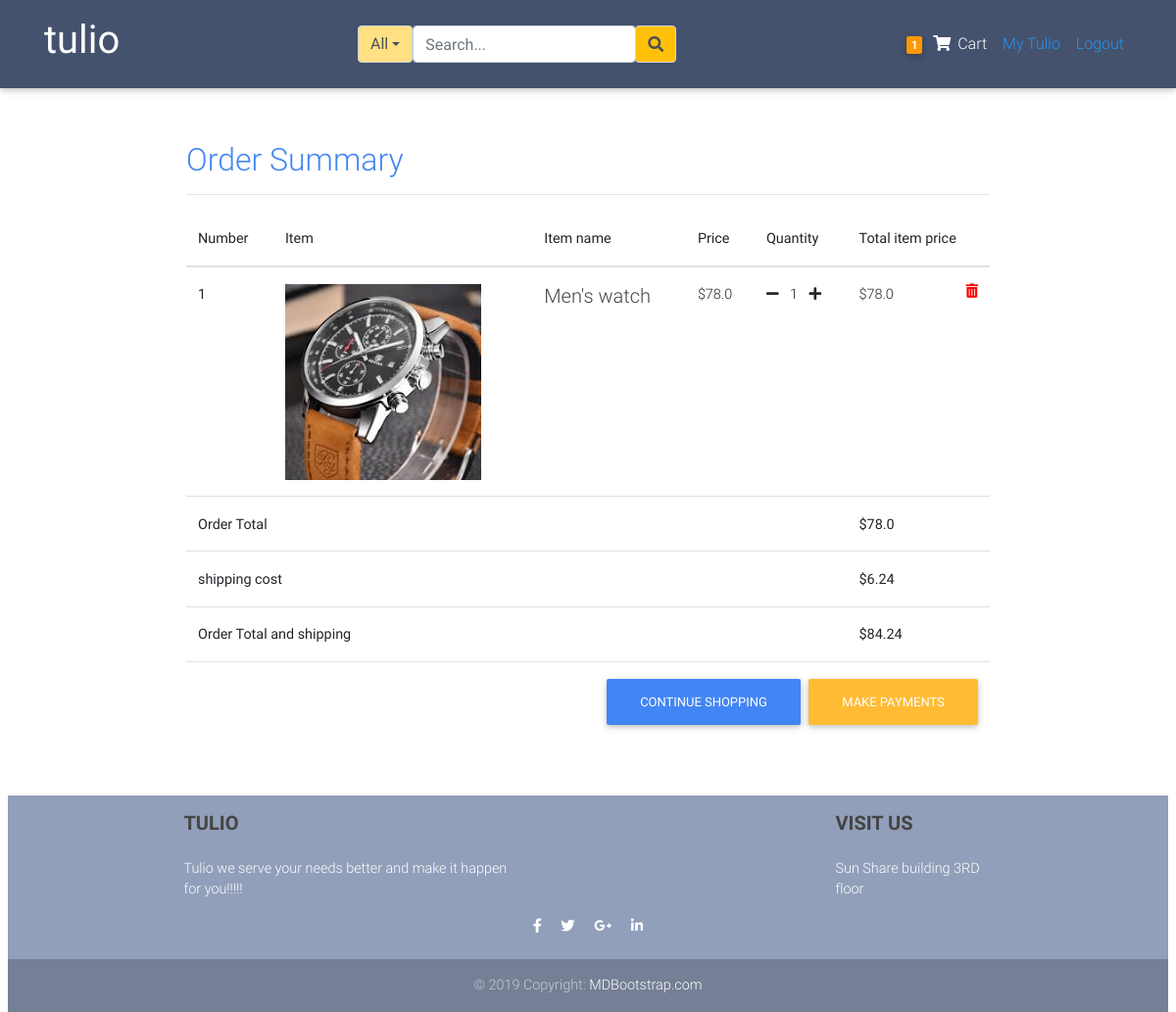
Page /order_summary/ (signed in) on the committed database.
### blogs/models.py (models this page shows, shortened)
class Order(models.Model):
	user           = models.ForeignKey(settings.AUTH_USER_MODEL,
	                        on_delete=models.CASCADE)
	items          = models.ManyToManyField(OrderItem)
	start_date     = models.DateTimeField(auto_now_add=True)
	ordered_date   = models.DateTimeField()
	ordered        = models.BooleanField(default=False)
	biling_address = models.ForeignKey("BillingAddress",
		          on_delete=models.SET_NULL, blank=True, null=True)
	payment        = models.ForeignKey("Payment",
		          on_delete=models.SET_NULL, blank=True, null=True)
	def get_total(self):
		total = 0
		for order_item in self.items.all():
			total +=order_item.get_final_price()
		return round(total,2)
	def get_shipping(self):
		shipping=0
		if self.get_total() <=10:
			shipping=self.get_total()*0.05
		elif self.get_total() >10 and self.get_total()<=20:
			shipping=self.get_total()*0.06
		elif self.get_total() >20 and self.get_total()<=100:
			shipping=self.get_total()*0.08
		else:
			shipping=self.get_total()*0.11
		return round(shipping,2)
	def get_total_and_shipping(self):
		return round((self.get_total() + self.get_shipping()),2)

class  OrderItem(models.Model):
	user     = models.ForeignKey(settings.AUTH_USER_MODEL,
	                        on_delete=models.CASCADE)
	ordered  = models.BooleanField(default=False)
	item     = models.ForeignKey(Item, on_delete=models.CASCADE)
	quantity = models.IntegerField(default=1)
	date     = models.DateTimeField(auto_now_add=True)
	def get_item_total_price(self):
		return self.quantity * self.item.price
	def get_final_price(self):
		if self.item.discount_price:
			return self.get_item_total_discount_price()
		return self.get_item_total_price()

class Item(models.Model):
	title           = models.CharField(max_length=100)
	price           = models.FloatField()
	discount_price  = models.FloatField(blank=True, null=True)
	category        = models.CharField(choices=CATEGORY_CHOICES, max_length=2)
	label           = models.CharField(choices=LABEL_CHOICES, max_length=2)
	image           = models.ImageField(upload_to='product_pictures')
	slug            = models.SlugField()
	description     = models.TextField()
	objects         = ProductManager()

### blogs/views.py (the view)
# urls.py: path('order_summary/', OrderSummaryView.as_view(), name = "order_summary" ),
class OrderSummaryView(LoginRequiredMixin,View):
	def get(self, *args, **kwargs):
		try:
			order = Order.objects.get(user=self.request.user, ordered=False)
			context = {
			'object': order
			}
			return render(self.request, "blogs/order_summary.html", context)
		except ObjectDoesNotExist:
			messages.info(self.request, "You have no items in your cart you can add items here")
			return redirect("/")

### blogs/templatetags/cart_item_count.py (called while the page is built)
@register.filter
def cart_count(user):
	if user.is_authenticated:
		query_set = Order.objects.filter(user=user, ordered=False)
		if query_set.exists():
			return query_set[0].items.count()
	return 0

### blogs/templates/blogs/order_summary.html (shortened to what this page needs)
{%extends 'blogs/layout.html'%}
{%block content%}
<main>
    <div class="col-md-12 container order_summary_tag content-section pt-2">
      <div class="table-responsive text-nowrap">
  <h2 class="text-primary">Order Summary</h2>
  <table class="table">
    <thead>
      <tr>
        <th scope="col">Number</th>
        <th scope="col">Item</th>
        <th scope="col">Item name</th>
        <th scope="col">Price</th>
        <th scope="col">Quantity</th>
        <th scope="col">Total item price</th>
      </tr>
    </thead>
    <tbody>
      {%for order_item in object.items.all %}
      <tr>
        <th scope="row">{{forloop.counter}}</th>
        <td>
        <img class="img_style" src="{{order_item.item.image.url}}">
        </td>
        <td><h5 class="bold">{{order_item.item.title}}</h5></td>
        {% if order_item.item.discount_price%}
        <td>${{order_item.item.discount_price}}</td>
        {%else%}
        <td>${{order_item.item.price}}</td>
        {%endif%}
        <td>
          <a href="{% url 'blogs:remove_single_item_from_cart' order_item.item.slug %}" >
            <i class="fas fa-minus mr-2"></i></a>
          {{order_item.quantity}}
          <a href="{% url 'blogs:add_to_cart' order_item.item.slug %}"><i class="fas fa-plus ml-2"></i></a>
        </td>
        <td>
          {% if order_item.item.discount_price%}
          ${{order_item.get_item_total_discount_price}}
          <span class="badge badge-primary">Saved ${{order_item.get_amount_saved}}</span>
          {%else%}
          ${{order_item.get_item_total_price}}
          {%endif%}
            <a style="color:red;" href="{% url 'blogs:remove_from_cart' order_item.item.slug %}" ><i class="fas fa-trash-alt float-right"></i>
            </a>
        </td>
      </tr>
      {%endfor%}
      {%if object.get_total%}
      <tr>
        <td colspan="5"><b>Order Total</b></td>
       <td><b>${{object.get_total}}</b></td>
      </tr>
      {%endif%}
      {%if object.get_shipping%}
       <tr>
        <td colspan="5"><b>shipping cost</b></td>
       <td><b>${{object.get_shipping}}</b></td>
      </tr>
      {%endif%}
      {%if object.get_total_and_shipping%}
       <tr>
        <td colspan="5"><b>Order Total  and shipping</b></td>
       <td><b>${{object.get_total_and_shipping}}</b></td>
      </tr>
      <tr>
        <td colspan="6">
          <a class="btn btn-warning float-right ml-2" href="{% url 'blogs:checkout'%}">Make Payments</a>
          <a class="btn btn-primary float-right" href="/">continue shopping</a>
        </td>
      </tr>
      {%endif%}
      <hr>
    </tbody>
  </table>
</div>
    </div>
</main>
{%endblock content%}

### blogs/templates/blogs/nav.html
{%load cart_item_count%}
<nav class="navbar fixed-top navbar-expand-lg navbar-dark mdb-color scrolling-navbar">
    <div class="container">
      <a class="navbar-brand waves-effect" href="{%url 'blogs:home' %}" target="_blank">
          <h1>
             <strong class="white-text">tulio</strong>
          </h1>
      </a>
  {%include 'blogs/search_bar.html'%}
        <ul class="navbar-nav nav-flex-icons">
          <li>
            <div class="navbar-nav">
                  <li class="nav-item">
                      <a href="{%url 'blogs:order_summary'%}" class="nav-link waves-effect">
                        <span class="badge orange z-depth-1 mr-1"> {{request.user|cart_count}}</span>
                          <i class="fas fa-shopping-cart"></i>
                        <span class="clearfix d-none d-sm-inline-block"> Cart </span>
                      </a>
                </li>
        {%if request.user.is_authenticated%}
            <a class="nav-item nav-link blue-text" href="{%url 'profile'%}">My Tulio</a>
            <a class="nav-item nav-link blue-text" href="{%url 'logout' %}">Logout</a>
        {%else%}
            <a class="nav-item nav-link blue-text" href="{%url 'login' %}">Login</a>
            <a class="nav-item nav-link blue-text" href="{%url 'register'%}">Register</a>
        {%endif%}
            </div>
          </li>
        </ul>
      </div>
  </nav>

### blogs/static/blogs/main.css (style rules this page uses)
body { background: #ffffff; color: #333333; margin-top: 5rem; }
h1, h2, h3, h4, h5, h6 { color: #444444; }
.site-header .navbar-nav .nav-link { color: #cbd5db; }
.content-section { background:#ffffff; padding: 20px 40px; margin-bottom: 20px; margin-right: 40px; margin-top:40px }
.order_summary_tag { width: 900px; margin-right: auto; margin-left: auto; }

### blogs/templates/blogs/layout.html (style rules this page uses)
html, body, header, .carousel { height: 60vh; }

### blogs/templates/blogs/order_summary.html (style rules this page uses)
.img_style { height: 200px; width: auto; position: center; object-fit: cover; }

### rows in the picture
OrderItem: item.image (picture), item "Men's watch", item.price "78.0", quantity "1", get_item_total_price "78.0"
Order: get_total "78.0", get_shipping "6.24", get_total_and_shipping "84.24"

### other values in the picture
{{ request.user|cart_count }} "1"
